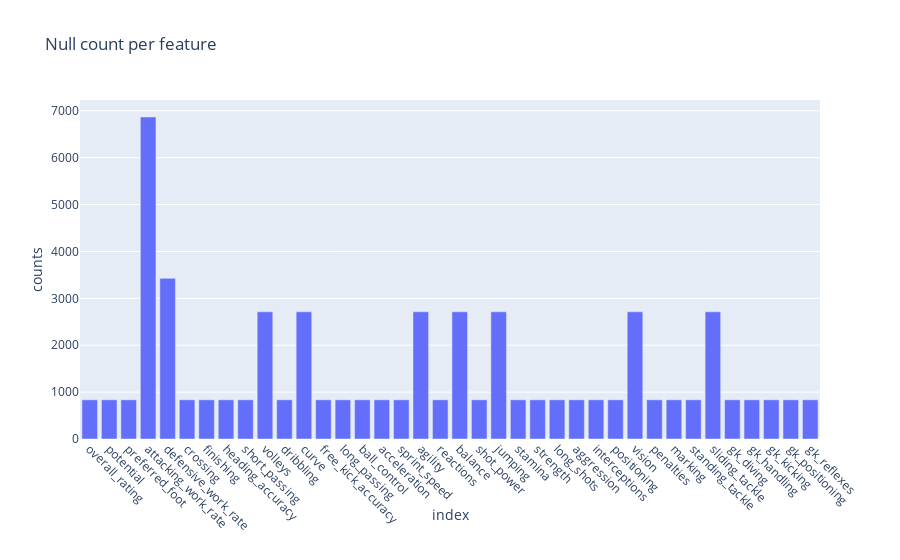

The notebook cell saved with this chart:
### Code cell
layout=go.Layout(title='Null count per feature',xaxis=dict(title='index',tickangle=45),yaxis=dict(title='counts'),hovermode='closest')
fig=go.Figure(data=data,layout=layout)

fig.show()

### Figure 1 — Plotly figure (JSON) as saved in the notebook; plotly's stock layout.template omitted (floating-point values rounded to 4 significant figures)
{"data": [{"type": "bar", "x": ["overall_rating", "potential", "preferred_foot", "attacking_work_rate", "defensive_work_rate", "crossing", "finishing", "heading_accuracy", "short_passing", "volleys", "dribbling", "curve", "free_kick_accuracy", "long_passing", "ball_control", "acceleration", "sprint_speed", "agility", "reactions", "balance", "shot_power", "jumping", "stamina", "strength", "long_shots", "aggression", "interceptions", "positioning", "vision", "penalties", "marking", "standing_tackle", "sliding_tackle", "gk_diving", "gk_handling", "gk_kicking", "gk_positioning", "gk_reflexes"], "y": [836, 836, 836, 6869, 3427, 836, 836, 836, 836, 2713, 836, 2713, 836, 836, 836, 836, 836, 2713, 836, 2713, 836, 2713, 836, 836, 836, 836, 836, 836, 2713, 836, 836, 836, 2713, 836, 836, 836, 836, 836]}], "layout": {"hovermode": "closest", "title": {"text": "Null count per feature"}, "xaxis": {"tickangle": 45, "title": {"text": "index"}}, "yaxis": {"title": {"text": "counts"}}}}
